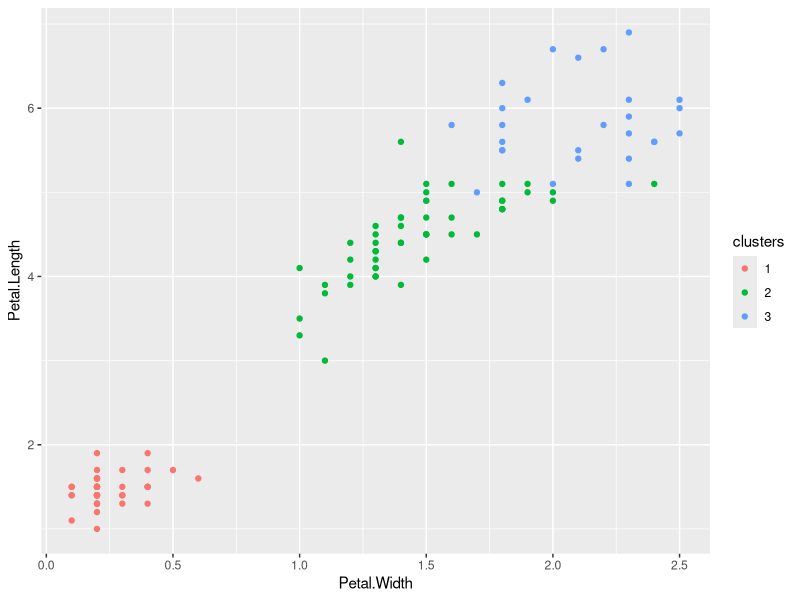

The R source for this figure: (Note: this script raises an error after producing the figure.)
## ---- chunk 1
# https://github.com/jtleek/modules/blob/master/08_PredictionAndMachineLearning/025unsupervisedPrediction/index.Rmd

data("iris")
library(ggplot2)
# library(caret)
# #This way is straigtforward
# inTrain <- createDataPartition(y=iris$Species,
#                               p=0.7, list=FALSE)
#this way is smarter and simpler, no need to use package caret
inTrain = sample(c(TRUE,FALSE), length(iris$Species),replace = T,prob = c(0.7,0.3))

training <- iris[inTrain,]
testing <- iris[-inTrain,]
dim(training)
dim(testing)


library(tidyverse)
kMeans1 <- kmeans(select(training,-Species),centers=3)
#cluster is categorical variable
training$clusters <- as.factor(kMeans1$cluster)
qplot(Petal.Width,Petal.Length,colour=clusters,data=training)


#compare clustering results to real labels
table(kMeans1$cluster,training$Species)

#Build predictor - decision tree
modFit <- train(clusters ~.,data=select(training,-Species),method="rpart")
table(predict(modFit,training),training$Species)

#Apply on test
testClusterPred <- predict(modFit,testing) 
table(testClusterPred ,testing$Species)

